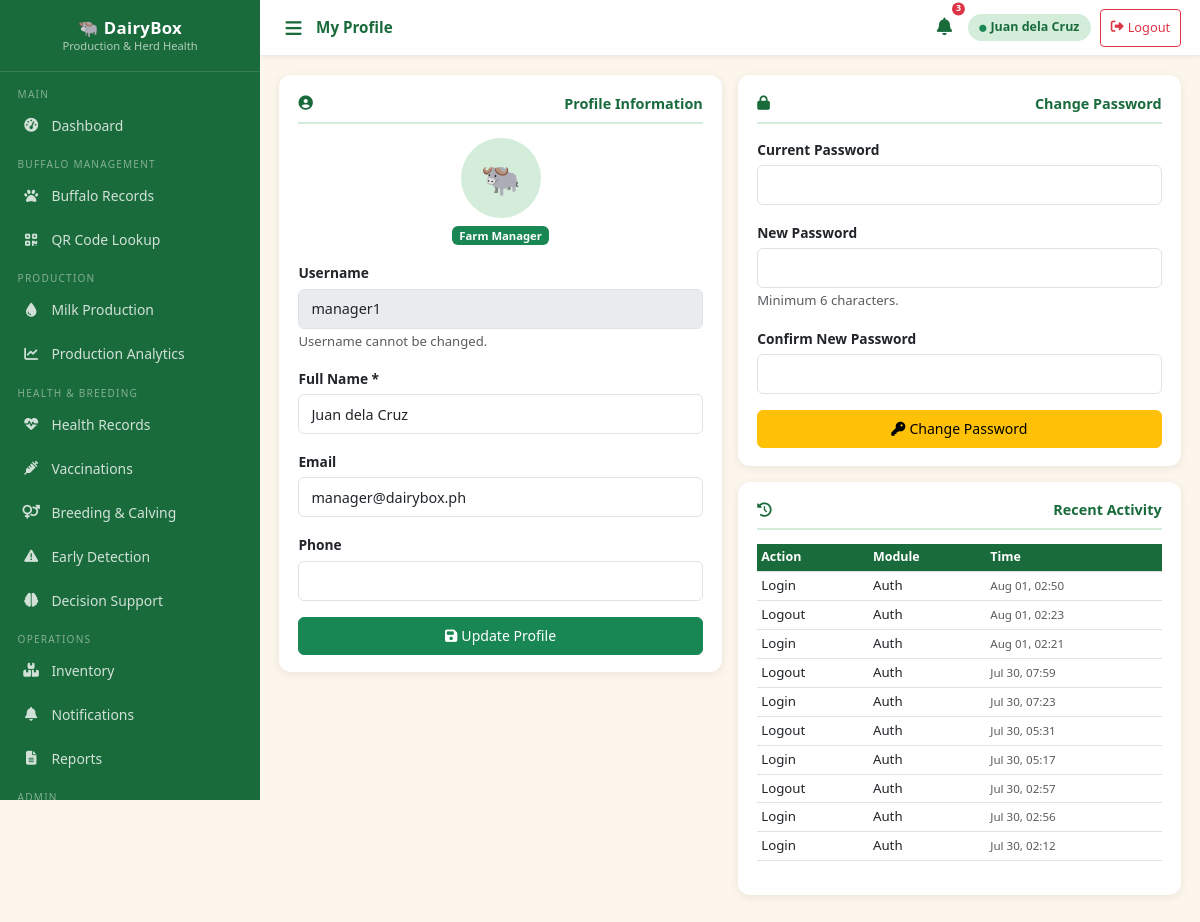
Page /modules/profile.php (signed in) on the committed database.
### tables this page shows
CREATE TABLE IF NOT EXISTS users (
    id          INT AUTO_INCREMENT PRIMARY KEY,
    username    VARCHAR(60)  NOT NULL UNIQUE,
    password    VARCHAR(255) NOT NULL,
    full_name   VARCHAR(120) NOT NULL,
    role        ENUM('farm_manager','farm_caretaker','dairy_cooperative','veterinarian') NOT NULL,
    email       VARCHAR(120),
    phone       VARCHAR(30),
    is_active   TINYINT(1) DEFAULT 1,
    created_at  TIMESTAMP DEFAULT CURRENT_TIMESTAMP
);

CREATE TABLE IF NOT EXISTS activity_log (
    id          INT AUTO_INCREMENT PRIMARY KEY,
    user_id     INT,
    action      VARCHAR(100),
    module      VARCHAR(60),
    details     TEXT,
    ip_address  VARCHAR(45),
    created_at  TIMESTAMP DEFAULT CURRENT_TIMESTAMP,
    FOREIGN KEY (user_id) REFERENCES users(id) ON DELETE SET NULL
);

### config/session.php (called while the page is built, shortened)
<?php
if (!function_exists('requireLogin')) {
    function currentUser(): array {
        return $_SESSION['user'] ?? [];
    }
}

### modules/profile.php (the view, shortened to what this page needs)
<?php
require_once '../config/session.php';
$root      = '../';
$pageTitle = 'My Profile';
$db        = getDB();
$user      = currentUser();
$stmt = $db->prepare("SELECT * FROM users WHERE id=?");
$stmt->execute([$user['id']]);
$profile = $stmt->fetch();
$activity = $db->prepare("SELECT * FROM activity_log WHERE user_id=? ORDER BY created_at DESC LIMIT 10");
$activity->execute([$user['id']]);
$activity = $activity->fetchAll();
include '../includes/header.php';
?>
<div class="row g-3">
    <div class="col-md-6">
        <div class="card-section">
            <div class="section-title"><i class="fa fa-user-circle me-2"></i>Profile Information</div>
            <form method="POST">
                <div class="mb-3 text-center">
                    <div style="width:80px;height:80px;background:var(--green-light);border-radius:50%;display:flex;align-items:center;justify-content:center;margin:0 auto;font-size:2rem">
                        🐃
                    </div>
                    <span class="badge bg-success mt-2"><?= $roleLabels[$profile['role']] ?? $profile['role'] ?></span>
                </div>
                <div class="mb-3">
                    <label class="form-label fw-semibold">Username</label>
                    <input type="text" class="form-control" value="<?= htmlspecialchars($profile['username']) ?>" disabled>
                    <small class="text-muted">Username cannot be changed.</small>
                </div>
                <div class="mb-3">
                    <label class="form-label fw-semibold">Full Name *</label>
                    <input type="text" name="full_name" class="form-control" value="<?= htmlspecialchars($profile['full_name']) ?>" required>
                </div>
                <div class="mb-3">
                    <label class="form-label fw-semibold">Email</label>
                    <input type="email" name="email" class="form-control" value="<?= htmlspecialchars($profile['email'] ?? '') ?>">
                </div>
                <div class="mb-3">
                    <label class="form-label fw-semibold">Phone</label>
                    <input type="text" name="phone" class="form-control" value="<?= htmlspecialchars($profile['phone'] ?? '') ?>">
                </div>
                <button type="submit" class="btn btn-success w-100"><i class="fa fa-save me-1"></i>Update Profile</button>
            </form>
        </div>
    </div>
    <div class="col-md-6">
        <div class="card-section mb-3">
            <div class="section-title"><i class="fa fa-lock me-2"></i>Change Password</div>
            <form method="POST">
                <div class="mb-3">
                    <label class="form-label fw-semibold">Current Password</label>
                    <input type="password" name="current_password" class="form-control" required>
                </div>
                <div class="mb-3">
                    <label class="form-label fw-semibold">New Password</label>
                    <input type="password" name="new_password" class="form-control" required minlength="6">
                    <small class="text-muted">Minimum 6 characters.</small>
                </div>
                <div class="mb-3">
                    <label class="form-label fw-semibold">Confirm New Password</label>
                    <input type="password" name="confirm_password" class="form-control" required>
                </div>
                <button type="submit" class="btn btn-warning w-100"><i class="fa fa-key me-1"></i>Change Password</button>
            </form>
        </div>
        <div class="card-section">
            <div class="section-title"><i class="fa fa-history me-2"></i>Recent Activity</div>
            <?php if (empty($activity)): ?>
            <p class="text-muted small">No activity recorded yet.</p>
            <?php else: ?>
            <table class="table table-sm">
                <thead><tr><th>Action</th><th>Module</th><th>Time</th></tr></thead>
                <tbody>
                <?php foreach ($activity as $a): ?>
                <tr>
                    <td><?= htmlspecialchars($a['action']) ?></td>
                    <td><?= htmlspecialchars($a['module']) ?></td>
                    <td><small class="text-muted"><?= date('M d, H:i', strtotime($a['created_at'])) ?></small></td>
                </tr>
                <?php endforeach; ?>
                </tbody>
            </table>
            <?php endif; ?>
        </div>
    </div>
</div>
<?php include '../includes/footer.php'; ?>

### includes/header.php (shortened to what this page needs)
<?php
$user = currentUser();
$roleLabels = [
    'farm_manager'      => 'Farm Manager',
    'farm_caretaker'    => 'Farm Caretaker',
    'dairy_cooperative' => 'Dairy Cooperative',
    'veterinarian'      => 'Veterinarian',
];
?>
<!DOCTYPE html>
<html lang="en">
<head>
    <link rel="stylesheet" href="https://cdn.jsdelivr.net/npm/bootstrap@5.3.0/dist/css/bootstrap.min.css">
    <link rel="stylesheet" href="<?= $root ?>assets/css/style.css?v=<?= date('YmdHis') ?>">
    <link rel="stylesheet" href="https://cdnjs.cloudflare.com/ajax/libs/font-awesome/6.5.0/css/all.min.css">
</head>
<body class="app-body">
<aside class="sidebar" id="sidebar">
    <div class="sidebar-brand">
        <h5>🐃 DairyBox</h5>
        <p>Production & Herd Health</p>
    </div>
    <nav>
    </nav>
</aside>
<header class="topbar">
    <div class="d-flex align-items-center gap-2">
        <button class="btn btn-sm btn-outline-secondary"
                id="sidebarToggle"
                onclick="toggleSidebar()"
                aria-label="Menu"
                style="border:none;background:none;padding:.3rem .4rem;font-size:1.15rem;color:var(--green-dark)">
            <i class="fa fa-bars"></i>
        </button>
        <span class="page-title"><?= htmlspecialchars($pageTitle ?? 'Dashboard') ?></span>
    </div>
    <div class="topbar-right">
        <?php
        $db2 = getDB();
        $nc2 = $db2->prepare("SELECT COUNT(*) FROM notifications WHERE is_read=0 AND (target_role=? OR target_role IS NULL)");
        $nc2->execute([$user['role']]);
        $nc2 = $nc2->fetchColumn();
        ?>
        <a href="<?= $root ?>modules/notifications.php"
           class="btn btn-sm position-relative"
           style="border:none;background:none;padding:.3rem .4rem;font-size:1.1rem;color:var(--green-dark)">
            <i class="fa fa-bell"></i>
            <?php if ($nc2 > 0): ?>
            <span class="position-absolute top-0 start-100 translate-middle badge rounded-pill bg-danger"
                  style="font-size:.55rem;padding:.25em .4em"><?= $nc2 ?></span>
            <?php endif; ?>
        </a>
        <span class="user-badge d-none d-md-inline">
            <i class="fa fa-circle text-success me-1" style="font-size:.45rem"></i><?= htmlspecialchars($user['full_name']) ?>
        </span>
        <a href="<?= $root ?>auth/logout.php"
           class="btn btn-sm btn-outline-danger d-none d-md-inline-flex align-items-center gap-1"
           style="font-size:.8rem;padding:.25rem .6rem">
            <i class="fa fa-sign-out-alt"></i>
            <span class="d-none d-lg-inline">Logout</span>
        </a>
    </div>
</header>
<main class="main-content">
<div class="content-body">

### assets/css/style.css (style rules this page uses)
:root { --green-dark: #1a6b3c; --green-main: #28a745; --green-light: #d4edda; --cream: #fdf6ec; --sidebar-w: 260px; --topbar-h: 56px; --bottom-nav-h: 60px; --radius: 12px; --shadow: 0 2px 10px rgba(0,0,0,.08); }
*, *::before, *::after { box-sizing: border-box; }
body { margin: 0; padding: 0; font-family: 'Segoe UI', system-ui, -apple-system, sans-serif; font-size: 15px; -webkit-tap-highlight-color: transparent; }
body.app-body { background: var(--cream); overflow-x: hidden; }
.sidebar { position: fixed; top: 0; left: 0; width: var(--sidebar-w); height: 100vh; background: var(--green-dark); color: #fff; display: flex; flex-direction: column; overflow-y: auto; overflow-x: hidden; z-index: 1040; transition: transform .28s cubic-bezier(.4,0,.2,1); will-change: transform; }
.sidebar-brand { padding: 1.1rem 1rem 1rem; border-bottom: 1px solid rgba(255,255,255,.12); text-align: center; flex-shrink: 0; }
.sidebar-brand h5 { margin: 0; font-weight: 700; font-size: 1.05rem; letter-spacing: .3px; }
.sidebar-brand p { margin: 0; font-size: .7rem; opacity: .65; }
.sidebar nav { flex: 1; padding: .4rem 0; }
.topbar { position: fixed; top: 0; left: var(--sidebar-w); right: 0; height: var(--topbar-h); background: #fff; border-bottom: 1px solid #e8ecef; display: flex; align-items: center; justify-content: space-between; padding: 0 1.2rem; z-index: 1030; box-shadow: 0 1px 6px rgba(0,0,0,.06); gap: .5rem; }
.topbar .page-title { font-weight: 600; font-size: .95rem; color: var(--green-dark); white-space: nowrap; overflow: hidden; text-overflow: ellipsis; max-width: 180px; }
.topbar-right { display: flex; align-items: center; gap: .6rem; flex-shrink: 0; }
.topbar .user-badge { background: var(--green-light); color: var(--green-dark); padding: .28rem .7rem; border-radius: 20px; font-size: .78rem; font-weight: 600; white-space: nowrap; max-width: 130px; overflow: hidden; text-overflow: ellipsis; }
.main-content { margin-left: var(--sidebar-w); padding-top: var(--topbar-h); min-height: 100vh; }
.content-body { padding: 1.2rem; animation: fadeIn .22s ease; }
.card-section { background: #fff; border-radius: var(--radius); padding: 1.1rem 1.2rem; box-shadow: var(--shadow); margin-bottom: 1.2rem; }
.card-section .section-title { font-weight: 700; font-size: .9rem; color: var(--green-dark); border-bottom: 2px solid var(--green-light); padding-bottom: .45rem; margin-bottom: .9rem; display: flex; align-items: center; justify-content: space-between; flex-wrap: wrap; gap: .3rem; }
.table th { background: var(--green-dark); color: #fff; font-size: .78rem; font-weight: 600; white-space: nowrap; }
.table td { font-size: .83rem; vertical-align: middle; }
.btn { min-height: 38px; font-size: .88rem; }
.form-label { margin-bottom: .28rem; font-size: .86rem; }
.form-control, .form-select { font-size: .9rem; min-height: 40px; }

### rows in the picture
users: full_name "Juan dela Cruz", role "Farm Manager", username "manager1", email "manager@dairybox.ph"
activity_log: action "Login", module "Auth", created_at "Aug 01, 02:50"
activity_log: action "Logout", module "Auth", created_at "Aug 01, 02:23"
activity_log: action "Login", module "Auth", created_at "Aug 01, 02:21"
activity_log: action "Logout", module "Auth", created_at "Jul 30, 07:59"
activity_log: action "Login", module "Auth", created_at "Jul 30, 07:23"
activity_log: action "Logout", module "Auth", created_at "Jul 30, 05:31"
activity_log: action "Login", module "Auth", created_at "Jul 30, 05:17"
activity_log: action "Logout", module "Auth", created_at "Jul 30, 02:57"
activity_log: action "Login", module "Auth", created_at "Jul 30, 02:56"
activity_log: action "Login", module "Auth", created_at "Jul 30, 02:12"

### other values in the picture
$pageTitle "My Profile"
$nc2 "3"
